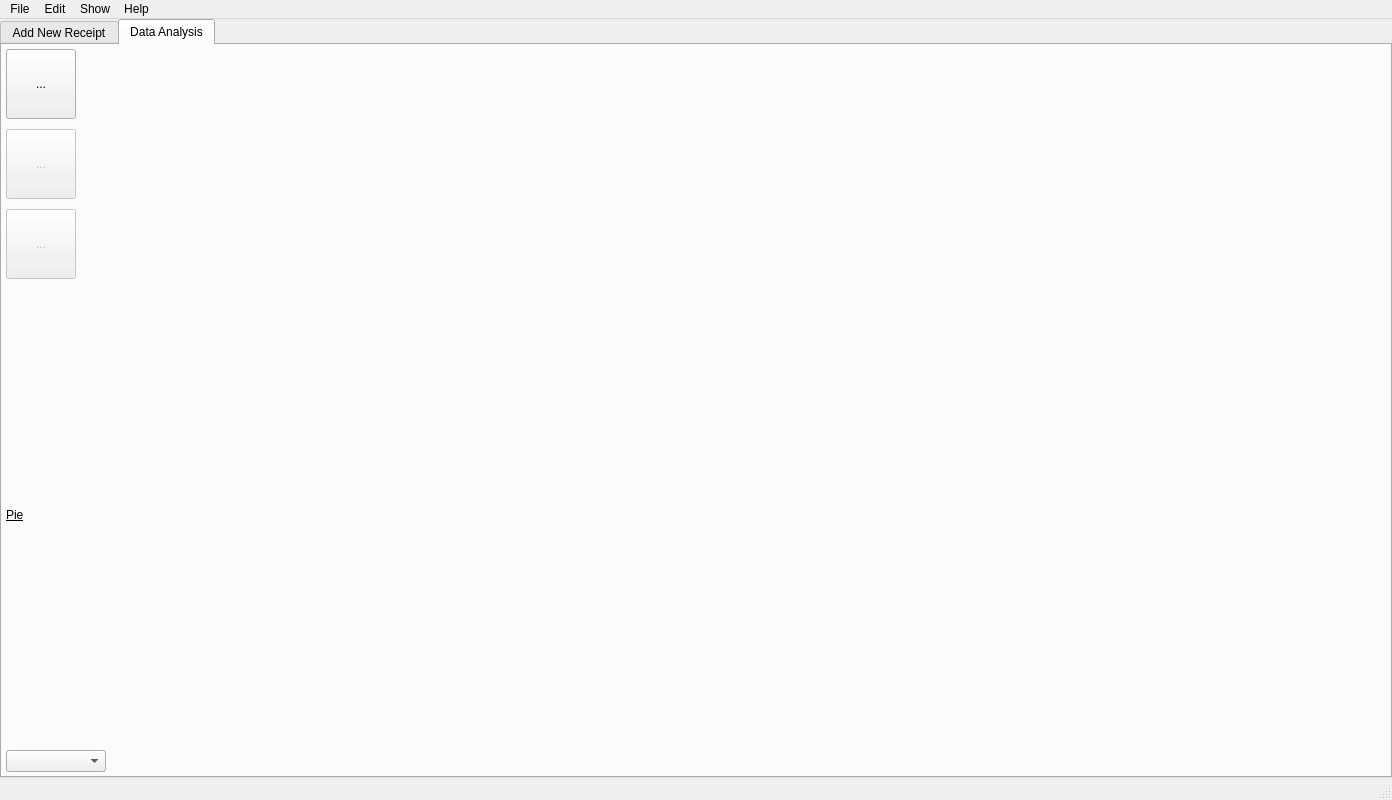
<?xml version="1.0" encoding="UTF-8"?>
<ui version="4.0">
 <class>pybb_MainWindow</class>
 <widget class="QMainWindow" name="pybb_MainWindow">
  <property name="geometry">
   <rect>
    <x>0</x>
    <y>0</y>
    <width>1392</width>
    <height>800</height>
   </rect>
  </property>
  <property name="sizePolicy">
   <sizepolicy hsizetype="Fixed" vsizetype="Fixed">
    <horstretch>0</horstretch>
    <verstretch>0</verstretch>
   </sizepolicy>
  </property>
  <property name="windowTitle">
   <string>PyBudgetBook</string>
  </property>
  <property name="windowIcon">
   <iconset theme="applications-office">
    <normaloff>.</normaloff>.</iconset>
  </property>
  <property name="locale">
   <locale language="English" country="UnitedStates"/>
  </property>
  <widget class="QWidget" name="centralwidget">
   <property name="sizePolicy">
    <sizepolicy hsizetype="Preferred" vsizetype="Preferred">
     <horstretch>0</horstretch>
     <verstretch>0</verstretch>
    </sizepolicy>
   </property>
   <layout class="QHBoxLayout" name="horizontalLayout">
    <property name="spacing">
     <number>0</number>
    </property>
    <property name="leftMargin">
     <number>0</number>
    </property>
    <property name="topMargin">
     <number>0</number>
    </property>
    <property name="rightMargin">
     <number>0</number>
    </property>
    <property name="bottomMargin">
     <number>0</number>
    </property>
    <item>
     <widget class="QTabWidget" name="centralTabWidget">
      <property name="currentIndex">
       <number>1</number>
      </property>
      <widget class="QWidget" name="tabWidgetPage1">
       <attribute name="title">
        <string>Add New Receipt</string>
       </attribute>
       <layout class="QHBoxLayout" name="horizontalLayout_3">
        <property name="spacing">
         <number>5</number>
        </property>
        <property name="leftMargin">
         <number>4</number>
        </property>
        <property name="topMargin">
         <number>4</number>
        </property>
        <property name="rightMargin">
         <number>6</number>
        </property>
        <property name="bottomMargin">
         <number>4</number>
        </property>
        <item>
         <widget class="QFrame" name="frame_buttonsMainLeft">
          <property name="sizePolicy">
           <sizepolicy hsizetype="Fixed" vsizetype="Preferred">
            <horstretch>0</horstretch>
            <verstretch>0</verstretch>
           </sizepolicy>
          </property>
          <property name="minimumSize">
           <size>
            <width>90</width>
            <height>0</height>
           </size>
          </property>
          <property name="frameShape">
           <enum>QFrame::NoFrame</enum>
          </property>
          <property name="frameShadow">
           <enum>QFrame::Raised</enum>
          </property>
          <layout class="QVBoxLayout" name="verticalLayout_2">
           <property name="spacing">
            <number>10</number>
           </property>
           <property name="leftMargin">
            <number>0</number>
           </property>
           <property name="topMargin">
            <number>0</number>
           </property>
           <property name="rightMargin">
            <number>0</number>
           </property>
           <property name="bottomMargin">
            <number>0</number>
           </property>
           <item>
            <widget class="ModernButton" name="modernButton_loadReceipt">
             <property name="minimumSize">
              <size>
               <width>70</width>
               <height>70</height>
              </size>
             </property>
             <property name="text">
              <string>...</string>
             </property>
            </widget>
           </item>
           <item>
            <widget class="QLabel" name="label_receiptDisplayMode">
             <property name="font">
              <font>
               <underline>true</underline>
              </font>
             </property>
             <property name="text">
              <string>Lang.</string>
             </property>
            </widget>
           </item>
           <item>
            <widget class="QComboBox" name="comboBox_baseLang"/>
           </item>
           <item>
            <widget class="QLabel" name="label_baseLang">
             <property name="font">
              <font>
               <underline>true</underline>
              </font>
             </property>
             <property name="text">
              <string>Show</string>
             </property>
            </widget>
           </item>
           <item>
            <widget class="QComboBox" name="comboBox_receiptDisplayMode">
             <item>
              <property name="text">
               <string>Original</string>
              </property>
             </item>
             <item>
              <property name="text">
               <string>Filtered</string>
              </property>
             </item>
            </widget>
           </item>
           <item>
            <widget class="QLabel" name="label_filterSlider">
             <property name="font">
              <font>
               <underline>true</underline>
              </font>
             </property>
             <property name="text">
              <string>Filter</string>
             </property>
            </widget>
           </item>
           <item>
            <widget class="SliderWithVal" name="slider_FilterAmount">
             <property name="sizePolicy">
              <sizepolicy hsizetype="Fixed" vsizetype="Fixed">
               <horstretch>0</horstretch>
               <verstretch>0</verstretch>
              </sizepolicy>
             </property>
             <property name="minimumSize">
              <size>
               <width>0</width>
               <height>200</height>
              </size>
             </property>
             <property name="orientation">
              <enum>Qt::Vertical</enum>
             </property>
            </widget>
           </item>
          </layout>
         </widget>
        </item>
        <item>
         <widget class="QSplitter" name="splitter_mainPage">
          <property name="orientation">
           <enum>Qt::Horizontal</enum>
          </property>
          <property name="handleWidth">
           <number>9</number>
          </property>
          <widget class="QFrame" name="frame_recDisplay">
           <property name="sizePolicy">
            <sizepolicy hsizetype="Preferred" vsizetype="Expanding">
             <horstretch>0</horstretch>
             <verstretch>0</verstretch>
            </sizepolicy>
           </property>
           <property name="frameShape">
            <enum>QFrame::NoFrame</enum>
           </property>
           <property name="frameShadow">
            <enum>QFrame::Raised</enum>
           </property>
           <layout class="QHBoxLayout" name="horizontalLayout_8">
            <property name="leftMargin">
             <number>0</number>
            </property>
            <property name="topMargin">
             <number>0</number>
            </property>
            <property name="rightMargin">
             <number>0</number>
            </property>
            <property name="bottomMargin">
             <number>0</number>
            </property>
            <item>
             <layout class="QVBoxLayout" name="verticalLayout_recDisplay">
              <property name="spacing">
               <number>0</number>
              </property>
              <property name="leftMargin">
               <number>0</number>
              </property>
              <property name="topMargin">
               <number>0</number>
              </property>
              <property name="rightMargin">
               <number>0</number>
              </property>
              <property name="bottomMargin">
               <number>0</number>
              </property>
              <item>
               <widget class="QFrame" name="frame_plotReceipt">
                <property name="sizePolicy">
                 <sizepolicy hsizetype="Preferred" vsizetype="Expanding">
                  <horstretch>0</horstretch>
                  <verstretch>0</verstretch>
                 </sizepolicy>
                </property>
                <property name="minimumSize">
                 <size>
                  <width>0</width>
                  <height>0</height>
                 </size>
                </property>
                <property name="frameShape">
                 <enum>QFrame::StyledPanel</enum>
                </property>
                <property name="frameShadow">
                 <enum>QFrame::Raised</enum>
                </property>
               </widget>
              </item>
             </layout>
            </item>
           </layout>
          </widget>
          <widget class="QFrame" name="frame_dataDisplay">
           <property name="sizePolicy">
            <sizepolicy hsizetype="Expanding" vsizetype="Expanding">
             <horstretch>0</horstretch>
             <verstretch>0</verstretch>
            </sizepolicy>
           </property>
           <property name="minimumSize">
            <size>
             <width>650</width>
             <height>0</height>
            </size>
           </property>
           <property name="frameShape">
            <enum>QFrame::NoFrame</enum>
           </property>
           <property name="frameShadow">
            <enum>QFrame::Raised</enum>
           </property>
           <layout class="QHBoxLayout" name="horizontalLayout_4">
            <property name="spacing">
             <number>0</number>
            </property>
            <property name="leftMargin">
             <number>0</number>
            </property>
            <property name="topMargin">
             <number>0</number>
            </property>
            <property name="rightMargin">
             <number>0</number>
            </property>
            <property name="bottomMargin">
             <number>0</number>
            </property>
            <item>
             <layout class="QVBoxLayout" name="verticalLayout_dataDisplay">
              <property name="spacing">
               <number>0</number>
              </property>
              <property name="leftMargin">
               <number>0</number>
              </property>
              <property name="topMargin">
               <number>0</number>
              </property>
              <item>
               <widget class="QGroupBox" name="groupBox_additionalData">
                <property name="sizePolicy">
                 <sizepolicy hsizetype="Expanding" vsizetype="Preferred">
                  <horstretch>0</horstretch>
                  <verstretch>0</verstretch>
                 </sizepolicy>
                </property>
                <property name="title">
                 <string>Receipt Data</string>
                </property>
                <property name="flat">
                 <bool>false</bool>
                </property>
                <layout class="QHBoxLayout" name="horizontalLayout_5">
                 <property name="spacing">
                  <number>0</number>
                 </property>
                 <property name="leftMargin">
                  <number>0</number>
                 </property>
                 <property name="topMargin">
                  <number>0</number>
                 </property>
                 <property name="rightMargin">
                  <number>0</number>
                 </property>
                 <property name="bottomMargin">
                  <number>0</number>
                 </property>
                 <item>
                  <layout class="QGridLayout" name="gridLayout_additionalData">
                   <property name="topMargin">
                    <number>0</number>
                   </property>
                   <property name="bottomMargin">
                    <number>5</number>
                   </property>
                   <property name="spacing">
                    <number>5</number>
                   </property>
                   <item row="1" column="2">
                    <widget class="QComboBox" name="comboBox_overalCat"/>
                   </item>
                   <item row="4" column="1">
                    <widget class="QCheckBox" name="checkBox_useDiffParsingLang">
                     <property name="toolTip">
                      <string>&lt;html&gt;&lt;head/&gt;&lt;body&gt;&lt;p&gt;This can be used to use a different language to parse the extracted string and group match the data. Examples are parsing a receipt in french or english from a vacation but adding and matching the data to the german patterns. &lt;span style=&quot; font-weight:700; color:#ca4d69;&quot;&gt;Warning:&lt;/span&gt; This can make your patterns slightly obscure!&lt;/p&gt;&lt;/body&gt;&lt;/html&gt;</string>
                     </property>
                     <property name="text">
                      <string>Use different lang. for data parsing</string>
                     </property>
                    </widget>
                   </item>
                   <item row="0" column="2">
                    <widget class="QLineEdit" name="lineEdit_marketVendor"/>
                   </item>
                   <item row="4" column="0">
                    <spacer name="horizontalSpacer_3">
                     <property name="orientation">
                      <enum>Qt::Horizontal</enum>
                     </property>
                     <property name="sizeHint" stdset="0">
                      <size>
                       <width>40</width>
                       <height>20</height>
                      </size>
                     </property>
                    </spacer>
                   </item>
                   <item row="1" column="1">
                    <widget class="QLabel" name="label_overallCat">
                     <property name="text">
                      <string>Overall Category:</string>
                     </property>
                    </widget>
                   </item>
                   <item row="4" column="2">
                    <widget class="QComboBox" name="comboBox_diffParsingLang">
                     <property name="enabled">
                      <bool>false</bool>
                     </property>
                    </widget>
                   </item>
                   <item row="2" column="2">
                    <widget class="QDateEdit" name="dateEdit_shopDate">
                     <property name="dateTime">
                      <datetime>
                       <hour>11</hour>
                       <minute>0</minute>
                       <second>0</second>
                       <year>2023</year>
                       <month>4</month>
                       <day>14</day>
                      </datetime>
                     </property>
                     <property name="maximumDateTime">
                      <datetime>
                       <hour>4</hour>
                       <minute>59</minute>
                       <second>59</second>
                       <year>2222</year>
                       <month>12</month>
                       <day>30</day>
                      </datetime>
                     </property>
                     <property name="minimumDateTime">
                      <datetime>
                       <hour>6</hour>
                       <minute>0</minute>
                       <second>0</second>
                       <year>2000</year>
                       <month>1</month>
                       <day>1</day>
                      </datetime>
                     </property>
                     <property name="minimumDate">
                      <date>
                       <year>2000</year>
                       <month>1</month>
                       <day>1</day>
                      </date>
                     </property>
                     <property name="currentSection">
                      <enum>QDateTimeEdit::DaySection</enum>
                     </property>
                     <property name="calendarPopup">
                      <bool>true</bool>
                     </property>
                     <property name="date">
                      <date>
                       <year>2023</year>
                       <month>4</month>
                       <day>14</day>
                      </date>
                     </property>
                    </widget>
                   </item>
                   <item row="0" column="1">
                    <widget class="QLabel" name="label_marketVendor">
                     <property name="text">
                      <string>Supermarket / Vendor:</string>
                     </property>
                    </widget>
                   </item>
                   <item row="2" column="1">
                    <widget class="QLabel" name="label_shopDate">
                     <property name="text">
                      <string>Date:</string>
                     </property>
                    </widget>
                   </item>
                  </layout>
                 </item>
                </layout>
               </widget>
              </item>
              <item>
               <widget class="PandasViewer" name="tableView_pandasViewer"/>
              </item>
              <item>
               <widget class="QGroupBox" name="groupBox_saveReceipt">
                <property name="sizePolicy">
                 <sizepolicy hsizetype="Expanding" vsizetype="Preferred">
                  <horstretch>0</horstretch>
                  <verstretch>0</verstretch>
                 </sizepolicy>
                </property>
                <property name="font">
                 <font>
                  <bold>false</bold>
                  <underline>false</underline>
                 </font>
                </property>
                <property name="title">
                 <string>Save Receipt</string>
                </property>
                <property name="flat">
                 <bool>false</bool>
                </property>
                <layout class="QHBoxLayout" name="horizontalLayout_6">
                 <property name="leftMargin">
                  <number>0</number>
                 </property>
                 <property name="topMargin">
                  <number>0</number>
                 </property>
                 <property name="rightMargin">
                  <number>0</number>
                 </property>
                 <property name="bottomMargin">
                  <number>0</number>
                 </property>
                 <item>
                  <layout class="QGridLayout" name="gridLayout_saveReceipt">
                   <item row="0" column="0">
                    <widget class="QLabel" name="label_totalAmountReceipt">
                     <property name="text">
                      <string>Total amount extracted:</string>
                     </property>
                    </widget>
                   </item>
                   <item row="0" column="1">
                    <widget class="QLineEdit" name="lineEdit_totalAmountReceipt">
                     <property name="sizePolicy">
                      <sizepolicy hsizetype="Fixed" vsizetype="Fixed">
                       <horstretch>100</horstretch>
                       <verstretch>0</verstretch>
                      </sizepolicy>
                     </property>
                     <property name="minimumSize">
                      <size>
                       <width>100</width>
                       <height>0</height>
                      </size>
                     </property>
                     <property name="cursorPosition">
                      <number>0</number>
                     </property>
                     <property name="readOnly">
                      <bool>true</bool>
                     </property>
                    </widget>
                   </item>
                   <item row="1" column="0">
                    <widget class="QLabel" name="label_totalAmountData">
                     <property name="text">
                      <string>Difference to data sum:</string>
                     </property>
                    </widget>
                   </item>
                   <item row="1" column="1">
                    <widget class="QLabel" name="label_totalAmountDataValue">
                     <property name="text">
                      <string/>
                     </property>
                    </widget>
                   </item>
                   <item row="1" column="2">
                    <widget class="QCheckBox" name="checkBox_feedbackMatch">
                     <property name="text">
                      <string>Feedback matching data</string>
                     </property>
                     <property name="checked">
                      <bool>true</bool>
                     </property>
                    </widget>
                   </item>
                   <item row="0" column="2" colspan="2">
                    <widget class="QLineEdit" name="lineEdit_tags">
                     <property name="text">
                      <string>tag1;tag2</string>
                     </property>
                    </widget>
                   </item>
                  </layout>
                 </item>
                </layout>
               </widget>
              </item>
             </layout>
            </item>
           </layout>
          </widget>
         </widget>
        </item>
        <item>
         <widget class="QFrame" name="frame_buttonsMainRight">
          <property name="sizePolicy">
           <sizepolicy hsizetype="Fixed" vsizetype="Preferred">
            <horstretch>0</horstretch>
            <verstretch>0</verstretch>
           </sizepolicy>
          </property>
          <property name="minimumSize">
           <size>
            <width>90</width>
            <height>0</height>
           </size>
          </property>
          <property name="frameShape">
           <enum>QFrame::NoFrame</enum>
          </property>
          <property name="frameShadow">
           <enum>QFrame::Raised</enum>
          </property>
          <layout class="QVBoxLayout" name="verticalLayout_3">
           <property name="spacing">
            <number>10</number>
           </property>
           <property name="leftMargin">
            <number>0</number>
           </property>
           <property name="rightMargin">
            <number>0</number>
           </property>
           <property name="bottomMargin">
            <number>0</number>
           </property>
           <item>
            <widget class="ModernButton" name="modernButton_detectVendor">
             <property name="minimumSize">
              <size>
               <width>70</width>
               <height>70</height>
              </size>
             </property>
             <property name="text">
              <string>...</string>
             </property>
            </widget>
           </item>
           <item>
            <widget class="ModernButton" name="modernButton_parseData">
             <property name="minimumSize">
              <size>
               <width>70</width>
               <height>70</height>
              </size>
             </property>
             <property name="text">
              <string>...</string>
             </property>
            </widget>
           </item>
           <item>
            <spacer name="verticalSpacer_3">
             <property name="orientation">
              <enum>Qt::Vertical</enum>
             </property>
             <property name="sizeHint" stdset="0">
              <size>
               <width>20</width>
               <height>40</height>
              </size>
             </property>
            </spacer>
           </item>
           <item>
            <widget class="ModernButton" name="modernButton_addRow">
             <property name="minimumSize">
              <size>
               <width>70</width>
               <height>70</height>
              </size>
             </property>
             <property name="text">
              <string>...</string>
             </property>
            </widget>
           </item>
           <item>
            <spacer name="verticalSpacer">
             <property name="orientation">
              <enum>Qt::Vertical</enum>
             </property>
             <property name="sizeHint" stdset="0">
              <size>
               <width>20</width>
               <height>40</height>
              </size>
             </property>
            </spacer>
           </item>
           <item>
            <widget class="ModernButton" name="modernButton_classData">
             <property name="minimumSize">
              <size>
               <width>70</width>
               <height>70</height>
              </size>
             </property>
             <property name="text">
              <string>...</string>
             </property>
            </widget>
           </item>
           <item>
            <widget class="ModernButton" name="modernButton_fillData">
             <property name="minimumSize">
              <size>
               <width>70</width>
               <height>70</height>
              </size>
             </property>
             <property name="text">
              <string>...</string>
             </property>
            </widget>
           </item>
           <item>
            <spacer name="verticalSpacer_2">
             <property name="orientation">
              <enum>Qt::Vertical</enum>
             </property>
             <property name="sizeHint" stdset="0">
              <size>
               <width>20</width>
               <height>40</height>
              </size>
             </property>
            </spacer>
           </item>
           <item>
            <widget class="ModernButton" name="modernButton_saveData">
             <property name="minimumSize">
              <size>
               <width>70</width>
               <height>70</height>
              </size>
             </property>
             <property name="text">
              <string>...</string>
             </property>
            </widget>
           </item>
          </layout>
         </widget>
        </item>
       </layout>
      </widget>
      <widget class="QWidget" name="tabWidgetPage2">
       <attribute name="title">
        <string>Data Analysis</string>
       </attribute>
       <layout class="QHBoxLayout" name="horizontalLayout_2">
        <property name="spacing">
         <number>5</number>
        </property>
        <property name="leftMargin">
         <number>4</number>
        </property>
        <property name="topMargin">
         <number>4</number>
        </property>
        <property name="rightMargin">
         <number>6</number>
        </property>
        <property name="bottomMargin">
         <number>4</number>
        </property>
        <item>
         <widget class="QFrame" name="frame_plotButtonbar">
          <property name="sizePolicy">
           <sizepolicy hsizetype="Fixed" vsizetype="Preferred">
            <horstretch>0</horstretch>
            <verstretch>0</verstretch>
           </sizepolicy>
          </property>
          <property name="minimumSize">
           <size>
            <width>90</width>
            <height>0</height>
           </size>
          </property>
          <property name="frameShape">
           <enum>QFrame::NoFrame</enum>
          </property>
          <property name="frameShadow">
           <enum>QFrame::Plain</enum>
          </property>
          <layout class="QVBoxLayout" name="verticalLayout">
           <property name="spacing">
            <number>10</number>
           </property>
           <property name="leftMargin">
            <number>0</number>
           </property>
           <property name="topMargin">
            <number>0</number>
           </property>
           <property name="rightMargin">
            <number>0</number>
           </property>
           <property name="bottomMargin">
            <number>0</number>
           </property>
           <item>
            <widget class="ModernButton" name="modernButton_loadPlotData">
             <property name="minimumSize">
              <size>
               <width>70</width>
               <height>70</height>
              </size>
             </property>
             <property name="text">
              <string>...</string>
             </property>
            </widget>
           </item>
           <item>
            <widget class="ModernButton" name="modernButton_plotStem">
             <property name="enabled">
              <bool>false</bool>
             </property>
             <property name="minimumSize">
              <size>
               <width>70</width>
               <height>70</height>
              </size>
             </property>
             <property name="text">
              <string>...</string>
             </property>
            </widget>
           </item>
           <item>
            <widget class="ModernButton" name="modernButton_plotPie">
             <property name="enabled">
              <bool>false</bool>
             </property>
             <property name="minimumSize">
              <size>
               <width>70</width>
               <height>70</height>
              </size>
             </property>
             <property name="text">
              <string>...</string>
             </property>
            </widget>
           </item>
           <item>
            <widget class="QLabel" name="label_pieType">
             <property name="font">
              <font>
               <underline>true</underline>
              </font>
             </property>
             <property name="text">
              <string>Pie</string>
             </property>
            </widget>
           </item>
           <item>
            <widget class="QComboBox" name="comboBox_PiePlotType">
             <property name="sizePolicy">
              <sizepolicy hsizetype="Preferred" vsizetype="Fixed">
               <horstretch>0</horstretch>
               <verstretch>0</verstretch>
              </sizepolicy>
             </property>
             <property name="minimumSize">
              <size>
               <width>100</width>
               <height>0</height>
              </size>
             </property>
            </widget>
           </item>
          </layout>
         </widget>
        </item>
        <item>
         <widget class="QFrame" name="frame_dataAnalysis">
          <property name="sizePolicy">
           <sizepolicy hsizetype="Expanding" vsizetype="Preferred">
            <horstretch>0</horstretch>
            <verstretch>0</verstretch>
           </sizepolicy>
          </property>
          <property name="frameShape">
           <enum>QFrame::NoFrame</enum>
          </property>
          <property name="frameShadow">
           <enum>QFrame::Plain</enum>
          </property>
         </widget>
        </item>
       </layout>
      </widget>
     </widget>
    </item>
   </layout>
  </widget>
  <widget class="QMenuBar" name="pybb_menubar">
   <property name="geometry">
    <rect>
     <x>0</x>
     <y>0</y>
     <width>1392</width>
     <height>24</height>
    </rect>
   </property>
   <widget class="QMenu" name="menuFile">
    <property name="title">
     <string>File</string>
    </property>
    <addaction name="actionExport_to_CSV"/>
    <addaction name="actionCreate_data_backup"/>
   </widget>
   <widget class="QMenu" name="menuEdit">
    <property name="title">
     <string>Edit</string>
    </property>
    <widget class="QMenu" name="menuFlags">
     <property name="title">
      <string>Flags</string>
     </property>
     <addaction name="actionMove_on_Save"/>
     <addaction name="actionGenerate_Unique_Name"/>
     <addaction name="actionAlways_Ask_for_Image"/>
     <addaction name="actionShow_Logger_on_Start"/>
     <addaction name="actionLogger_debug"/>
    </widget>
    <addaction name="menuFlags"/>
    <addaction name="actionData_Directory"/>
    <addaction name="actionDefault_Language"/>
    <addaction name="actionCurrency"/>
    <addaction name="actionLogger_Popup_Level"/>
   </widget>
   <widget class="QMenu" name="menuHelp">
    <property name="title">
     <string>Help</string>
    </property>
    <addaction name="actionAbout"/>
   </widget>
   <widget class="QMenu" name="menuShow">
    <property name="title">
     <string>Show</string>
    </property>
    <addaction name="actionRaw_Text"/>
    <addaction name="actionShow_Logger"/>
   </widget>
   <addaction name="menuFile"/>
   <addaction name="menuEdit"/>
   <addaction name="menuShow"/>
   <addaction name="menuHelp"/>
  </widget>
  <widget class="ColoredStatusBar" name="statusbar"/>
  <action name="actionMove_on_Save">
   <property name="checkable">
    <bool>true</bool>
   </property>
   <property name="text">
    <string>Move on Save</string>
   </property>
   <property name="flag_name" stdset="0">
    <string>see_code</string>
   </property>
  </action>
  <action name="actionLogger_debug">
   <property name="checkable">
    <bool>true</bool>
   </property>
   <property name="text">
    <string>Logger Show Debug</string>
   </property>
  </action>
  <action name="actionData_Directory">
   <property name="text">
    <string>Data Directory</string>
   </property>
  </action>
  <action name="actionShow_Logger">
   <property name="text">
    <string>Show Logger</string>
   </property>
  </action>
  <action name="actionAbout">
   <property name="text">
    <string>About</string>
   </property>
  </action>
  <action name="actionRaw_Text">
   <property name="text">
    <string>Raw Text</string>
   </property>
  </action>
  <action name="actionDefault_Language">
   <property name="text">
    <string>Default Language</string>
   </property>
  </action>
  <action name="actionLogger_Popup_Level">
   <property name="text">
    <string>Logger Popup Level</string>
   </property>
  </action>
  <action name="actionAlways_Ask_for_Image">
   <property name="checkable">
    <bool>true</bool>
   </property>
   <property name="text">
    <string>Always Ask for Image</string>
   </property>
  </action>
  <action name="actionGenerate_Unique_Name">
   <property name="checkable">
    <bool>true</bool>
   </property>
   <property name="text">
    <string>Generate Unique Name</string>
   </property>
  </action>
  <action name="actionShow_Logger_on_Start">
   <property name="checkable">
    <bool>true</bool>
   </property>
   <property name="text">
    <string>Show Logger on Start</string>
   </property>
  </action>
  <action name="actionExport_to_CSV">
   <property name="text">
    <string>Export to CSV</string>
   </property>
  </action>
  <action name="actionCreate_data_backup">
   <property name="text">
    <string>Create data backup</string>
   </property>
  </action>
  <action name="actionCurrency">
   <property name="text">
    <string>Currency</string>
   </property>
  </action>
 </widget>
 <customwidgets>
  <customwidget>
   <class>SliderWithVal</class>
   <extends>QSlider</extends>
   <header>.ui_support</header>
  </customwidget>
  <customwidget>
   <class>PandasViewer</class>
   <extends>QTableView</extends>
   <header>.ui_support</header>
  </customwidget>
  <customwidget>
   <class>ColoredStatusBar</class>
   <extends>QStatusBar</extends>
   <header>.ui_support</header>
  </customwidget>
  <customwidget>
   <class>ModernButton</class>
   <extends>QToolButton</extends>
   <header>.ui_support</header>
  </customwidget>
 </customwidgets>
 <tabstops>
  <tabstop>centralTabWidget</tabstop>
  <tabstop>modernButton_loadReceipt</tabstop>
  <tabstop>comboBox_baseLang</tabstop>
  <tabstop>comboBox_receiptDisplayMode</tabstop>
  <tabstop>slider_FilterAmount</tabstop>
  <tabstop>lineEdit_marketVendor</tabstop>
  <tabstop>comboBox_overalCat</tabstop>
  <tabstop>dateEdit_shopDate</tabstop>
  <tabstop>checkBox_useDiffParsingLang</tabstop>
  <tabstop>comboBox_diffParsingLang</tabstop>
  <tabstop>tableView_pandasViewer</tabstop>
  <tabstop>modernButton_detectVendor</tabstop>
  <tabstop>modernButton_parseData</tabstop>
  <tabstop>modernButton_addRow</tabstop>
  <tabstop>modernButton_classData</tabstop>
  <tabstop>modernButton_fillData</tabstop>
  <tabstop>lineEdit_totalAmountReceipt</tabstop>
  <tabstop>lineEdit_tags</tabstop>
  <tabstop>checkBox_feedbackMatch</tabstop>
  <tabstop>modernButton_saveData</tabstop>
  <tabstop>modernButton_loadPlotData</tabstop>
  <tabstop>modernButton_plotStem</tabstop>
  <tabstop>modernButton_plotPie</tabstop>
  <tabstop>comboBox_PiePlotType</tabstop>
 </tabstops>
 <resources/>
 <connections/>
</ui>
